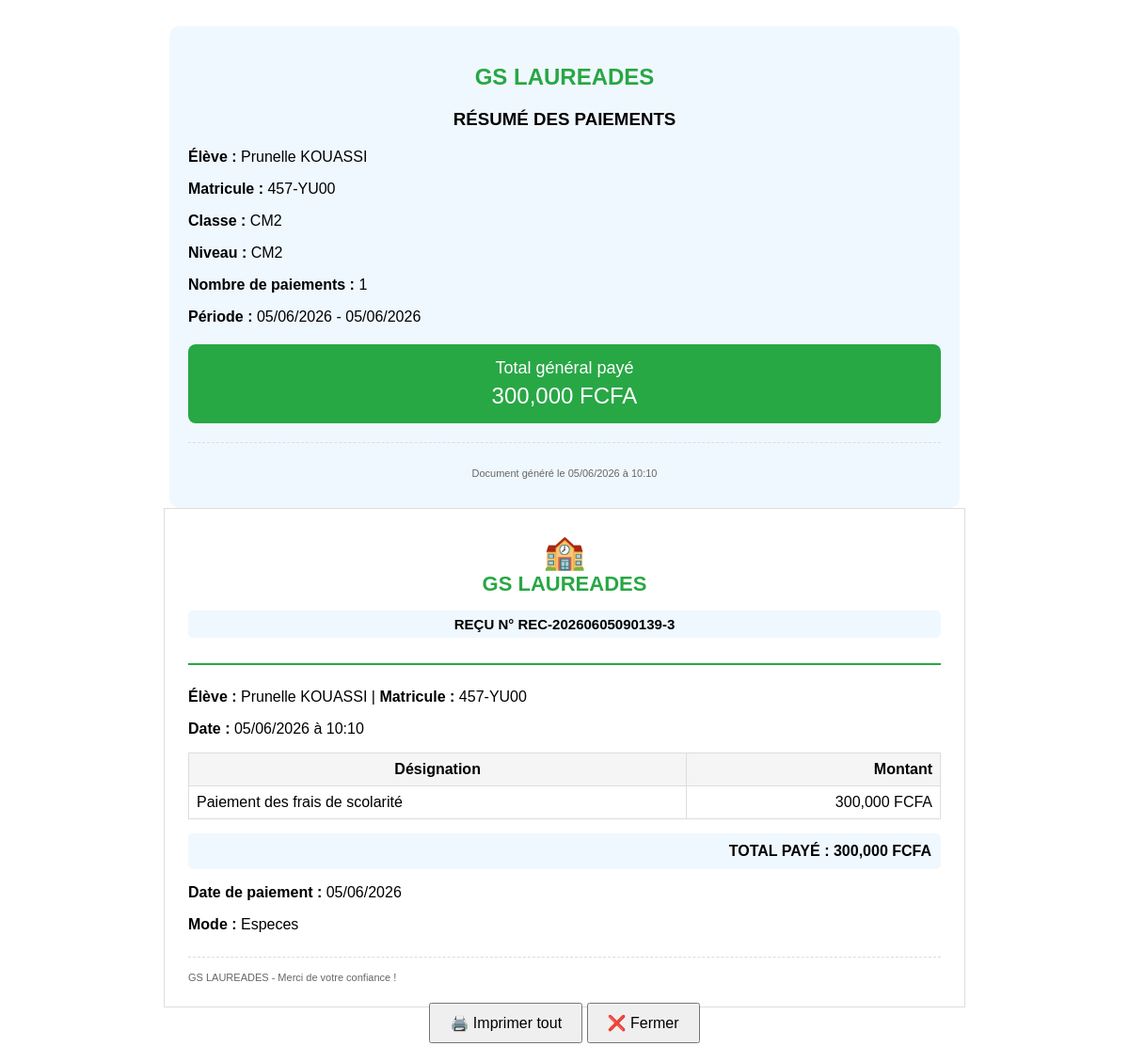
Screenshot of /eleve/3/recus (signed in) with the database file from the repository.
### models.py (models this page shows, shortened)
class Eleve(db.Model):
    __tablename__ = 'eleves'
    id = db.Column(db.Integer, primary_key=True)
    nom = db.Column(db.String(100), nullable=False)
    prenom = db.Column(db.String(100), nullable=False)
    classe = db.Column(db.String(50), nullable=False)
    genre = db.Column(db.String(1))
    date_naissance = db.Column(db.Date, nullable=True)
    lieu_naissance = db.Column(db.String(100))
    matricule = db.Column(db.String(50), unique=True, nullable=False)
    nom_parent = db.Column(db.String(200))
    profession_parent = db.Column(db.String(200))
    employeur = db.Column(db.String(200))
    telephone_parent = db.Column(db.String(20))
    adresse = db.Column(db.String(200))
    affiliation = db.Column(db.String(100))
    observation = db.Column(db.String(200))
    nom_parent1 = db.Column(db.String(200))
    profession_parent1 = db.Column(db.String(200))
    employeur2 = db.Column(db.String(200))
    telephone_parent2 = db.Column(db.String(20))
    adresse1 = db.Column(db.String(200))
    affiliation1 = db.Column(db.String(100))
    observation1 = db.Column(db.String(200))
    est_affecte_etat = db.Column(db.Boolean, default=False)
    reference_affectation = db.Column(db.String(100))
    organisme_affectation = db.Column(db.String(100), default='État')
    sous_groupe_id = db.Column(db.Integer, db.ForeignKey('sous_groupes.id'), nullable=True)
    transport_option_id = db.Column(db.Integer, db.ForeignKey('options_transport.id'), nullable=True)
    cantine_option_id = db.Column(db.Integer, db.ForeignKey('options_cantine.id'), nullable=True)
    renforcement_inscrit = db.Column(db.Boolean, default=False)
    frais_tenue = db.Column(db.Float, default=0)
    frais_droit_examen = db.Column(db.Float, default=0)
    frais_scolarite = db.Column(db.Float, default=0)
    montant_paye = db.Column(db.Float, default=0)
    date_inscription = db.Column(db.DateTime, default=datetime.utcnow)
    date_modification = db.Column(db.DateTime, default=datetime.utcnow, onupdate=datetime.utcnow)
    actif = db.Column(db.Boolean, default=True)
    commentaire = db.Column(db.Text)
    annee_scolaire = db.Column(db.String(20), default='2026-2027')
    reinscrit = db.Column(db.Boolean, default=False)
    date_reinscription = db.Column(db.DateTime, nullable=True)
    reinscrit_par = db.Column(db.String(100), nullable=True)
    paiements = db.relationship('Paiement', backref='eleve', lazy=True, cascade='all, delete-orphan')

class SousGroupe(db.Model):
    __tablename__ = 'sous_groupes'
    id = db.Column(db.Integer, primary_key=True)
    nom = db.Column(db.String(100), nullable=False)
    code = db.Column(db.String(50), unique=True)
    groupe_id = db.Column(db.Integer, db.ForeignKey('groupes_scolaires.id'), nullable=False)
    ordre = db.Column(db.Integer, default=0)
    description = db.Column(db.String(200))
    actif = db.Column(db.Boolean, default=True)
    date_creation = db.Column(db.DateTime, default=datetime.utcnow)
    eleves = db.relationship('Eleve', backref='sous_groupe', lazy=True)
    tarifs_affectation = db.relationship('TarifFraisAffecte', backref='sous_groupe', lazy=True,
                                         foreign_keys='TarifFraisAffecte.sous_groupe_id',
                                         cascade='all, delete-orphan')
    tarifs_frais = db.relationship('TarifFrais', backref='sous_groupe', lazy=True, cascade='all, delete-orphan')

class Paiement(db.Model):
    __tablename__ = 'paiements'
    id = db.Column(db.Integer, primary_key=True)
    eleve_id = db.Column(db.Integer, db.ForeignKey('eleves.id'), nullable=False)
    montant = db.Column(db.Float, nullable=False)
    type_paiement = db.Column(db.String(50), nullable=False)
    reference = db.Column(db.String(100))
    description = db.Column(db.String(200))
    recu = db.Column(db.String(50), unique=True)
    date_paiement = db.Column(db.DateTime, default=datetime.utcnow)
    encaisse_par = db.Column(db.String(100))
    statut = db.Column(db.String(20), default='actif')
    annule_le = db.Column(db.DateTime, nullable=True)
    annule_par = db.Column(db.String(100), nullable=True)
    motif_annulation = db.Column(db.Text, nullable=True)
    annee_scolaire = db.Column(db.String(20), default='2025-2026')
    categorie_frais = db.Column(db.String(50), default='scolarite')  # Pour la catégorie principale
    details = db.Column(db.JSON, default={})

class Parametre(db.Model):
    __tablename__ = 'parametres'
    id = db.Column(db.Integer, primary_key=True)
    cle = db.Column(db.String(100), unique=True, nullable=False)
    valeur = db.Column(db.String(500))
    description = db.Column(db.String(200))
    date_modification = db.Column(db.DateTime, default=datetime.utcnow, onupdate=datetime.utcnow)

### routes.py (the view)
@app.route('/eleve/<int:id>/recus')
@login_required
def imprimer_tous_recus(id):
    eleve = Eleve.query.get_or_404(id)
    paiements = Paiement.query.filter_by(eleve_id=id)\
                              .order_by(Paiement.date_paiement.desc()).all()
    parametres_ecole = get_parametres_ecole()
    return render_template('recus/recus_tous.html',
                         eleve=eleve,
                         paiements=paiements,
                         parametres_ecole=parametres_ecole,
                         date_edition=datetime.now())

### app.py (called while the page is built)
@app.after_request
def close_db_connection(response):
    try:
        db.session.close()
    except:
        pass
    return response

### routes.py (called while the page is built)
@login_manager.user_loader
def load_user(user_id):
    return User.query.get(int(user_id))

def get_parametres_ecole():
    params = Parametre.query.all()
    parametres = {p.cle: p.valeur for p in params}
    defaults = {
        'nom_ecole': 'GS LAUREADES',
        'devise': 'FCFA',
        'annee_scolaire': '2024-2025',
        'adresse_ecole': '',
        'telephone_ecole': '',
        'email_notification': ''
    }
    for key, value in defaults.items():
        if key not in parametres or not parametres.get(key):
            parametres[key] = value
    return parametres

@app.context_processor
def injecter_parametres_ecole():
    try:
        params = Parametre.query.all()
        parametres = {p.cle: p.valeur for p in params}
    except:
        parametres = {}
    defaults = {
        'nom_ecole': 'GS LAUREADES',
        'devise': 'FCFA',
        'annee_scolaire': '2024-2025',
        'adresse_ecole': '',
        'telephone_ecole': '',
        'email_notification': ''
    }
    for key, value in defaults.items():
        if key not in parametres or not parametres[key]:
            parametres[key] = value
    return dict(parametres_ecole=parametres)

### templates/recus/recus_tous.html (shortened to what this page needs)
<!DOCTYPE html>
<html>
<head>
</head>
<body>
    <div class="resume-global">
        <div style="text-align: center; margin-bottom: 20px;">
            <h2 style="color: #28a745;">{{ parametres_ecole.get('nom_ecole', 'ÉCOLE GESTSCOLAIRE') }}</h2>
            <h3>RÉSUMÉ DES PAIEMENTS</h3>
        </div>
        <p><strong>Élève :</strong> {{ eleve.prenom }} {{ eleve.nom }}</p>
        <p><strong>Matricule :</strong> {{ eleve.matricule }}</p>
        <p><strong>Classe :</strong> {{ eleve.classe }}</p>
        {% if eleve.sous_groupe %}
        <p><strong>Niveau :</strong> {{ eleve.sous_groupe.nom }}</p>
        {% endif %}
        <p><strong>Nombre de paiements :</strong> {{ paiements|length }}</p>
        <p><strong>Période :</strong> {{ paiements[-1].date_paiement.strftime('%d/%m/%Y') if paiements else 'N/A' }} - {{ paiements[0].date_paiement.strftime('%d/%m/%Y') if paiements else 'N/A' }}</p>
        <div class="total-general">
            <div>Total général payé</div>
            <div style="font-size: 24px; margin-top: 5px;">
                {{ "{:,.0f}".format(paiements|sum(attribute='montant')) }} {{ parametres_ecole.get('devise', 'FCFA') }}
            </div>
        </div>
        <div class="footer" style="text-align: center; margin-top: 20px;">
            <p>Document généré le {{ date_edition.strftime('%d/%m/%Y à %H:%M') }}</p>
        </div>
    </div>
    {% for paiement in paiements %}
    <div class="recu">
        <div class="header">
            <div class="logo">🏫</div>
            <h1>{{ parametres_ecole.get('nom_ecole', 'ÉCOLE GESTSCOLAIRE') }}</h1>
            <h3>REÇU N° {{ paiement.recu }}</h3>
        </div>
        <div class="info">
            <p><strong>Élève :</strong> {{ eleve.prenom }} {{ eleve.nom }} | <strong>Matricule :</strong> {{ eleve.matricule }}</p>
            <p><strong>Date :</strong> {{ date_edition.strftime('%d/%m/%Y à %H:%M') }}</p>
        </div>
        <table>
            <tr><th>Désignation</th><th style="text-align: right">Montant</th></tr>
            <tr>
                <td>Paiement des frais de scolarité</td>
                <td style="text-align: right">{{ "{:,.0f}".format(paiement.montant) }} {{ parametres_ecole.get('devise', 'FCFA') }}</td>
            </tr>
        </table>
        <div class="total-rec">
            TOTAL PAYÉ : {{ "{:,.0f}".format(paiement.montant) }} {{ parametres_ecole.get('devise', 'FCFA') }}
        </div>
        <p><strong>Date de paiement :</strong> {{ paiement.date_paiement.strftime('%d/%m/%Y') }}</p>
        <p><strong>Mode :</strong> {{ paiement.type_paiement|capitalize }}</p>
        <div class="footer">
            {{ parametres_ecole.get('nom_ecole', 'ÉCOLE GESTSCOLAIRE') }} - Merci de votre confiance !
        </div>
    </div>
    {% endfor %}
    <div class="no-print" style="text-align: center; position: fixed; bottom: 20px; left: 0; right: 0;">
        <button onclick="window.print()" style="padding: 10px 20px; font-size: 16px; cursor: pointer;">
            🖨️ Imprimer tout
        </button>
        <button onclick="window.close()" style="padding: 10px 20px; font-size: 16px; cursor: pointer;">
            ❌ Fermer
        </button>
    </div>
</body>
</html>

### templates/recus/recus_tous.html (style rules this page uses)
body { font-family: Arial, sans-serif; padding: 20px; }
.recu { max-width: 800px; margin: 0 auto 30px; border: 1px solid #ddd; padding: 25px; page-break-after: always; }
.header { text-align: center; margin-bottom: 25px; border-bottom: 2px solid #28a745; padding-bottom: 12px; }
.header .logo { font-size: 36px; color: #28a745; }
.header h1 { margin: 0 0 5px 0; color: #28a745; font-size: 22px; }
.header h3 { background: #f0f8ff; padding: 6px; border-radius: 5px; font-size: 15px; }
table { width: 100%; border-collapse: collapse; margin: 15px 0; }
th, td { padding: 8px; border: 1px solid #ddd; }
th { background: #f5f5f5; }
.total-rec { background: #f0f8ff; padding: 10px; border-radius: 5px; text-align: right; font-weight: bold; }
.footer { margin-top: 25px; padding-top: 15px; border-top: 1px dashed #ddd; font-size: 11px; color: #666; }
.resume-global { max-width: 800px; margin: 0 auto; padding: 20px; background: #f0f8ff; border-radius: 10px; page-break-before: always; }
.total-general { margin-top: 20px; padding: 15px; background: #28a745; color: white; border-radius: 8px; text-align: center; font-size: 18px; }

### rows the page displays
Eleve: prenom "Prunelle", nom "KOUASSI", matricule "457-YU00", classe "CM2"
SousGroupe: sous_groupe.nom "CM2"
Paiement: date_paiement "05/06/2026", get "GS LAUREADES", recu "REC-20260605090139-3", montant "300,000", type_paiement "Especes"
Parametre: get "FCFA"

### other values shown
{{ parametres_ecole.get('nom_ecole', 'ÉCOLE GESTSCOLAIRE') }} "GS LAUREADES"
{{ paiements|length }} "1"
{{ "{:,.0f}".format(paiements|sum(attribute='montant')) }} "300,000"
